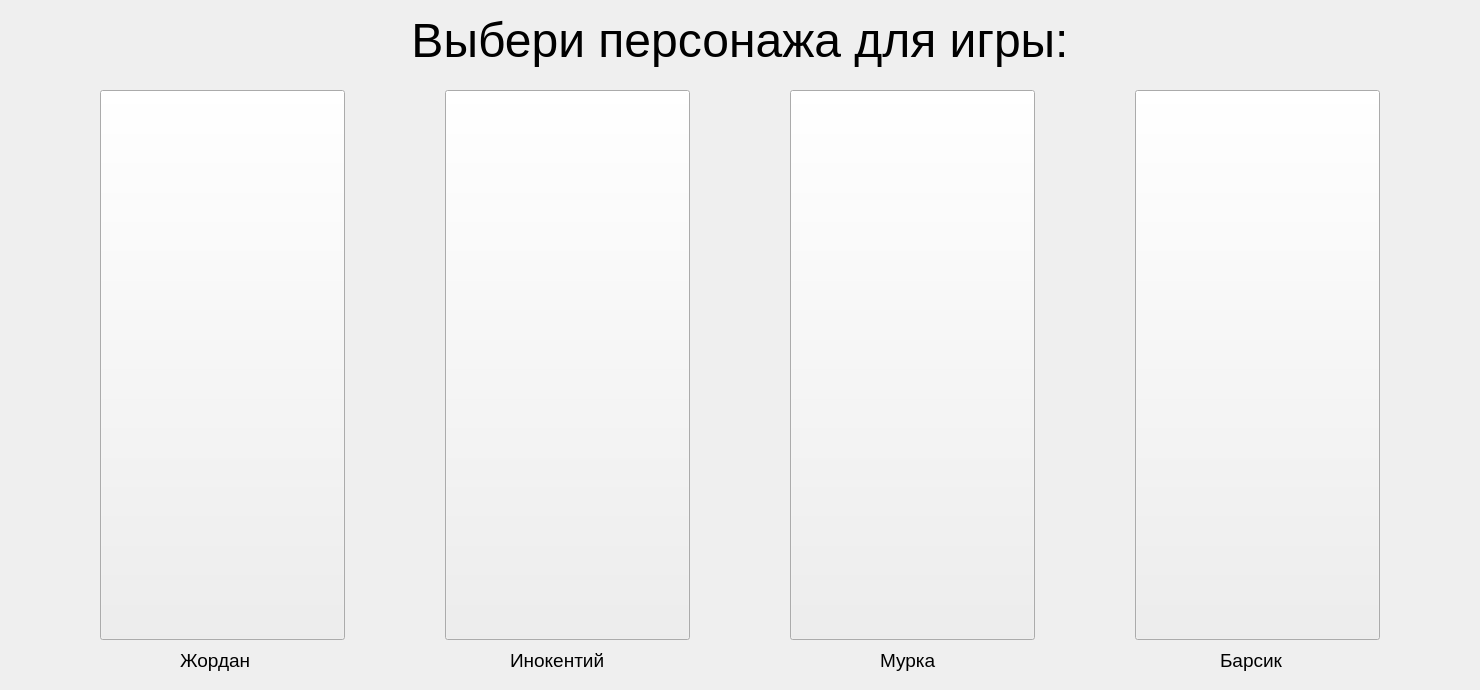
<?xml version="1.0" encoding="UTF-8"?>
<ui version="4.0">
 <class>Skin_Menu</class>
 <widget class="QWidget" name="Skin_Menu">
  <property name="geometry">
   <rect>
    <x>0</x>
    <y>0</y>
    <width>1480</width>
    <height>690</height>
   </rect>
  </property>
  <property name="windowTitle">
   <string>Form</string>
  </property>
  <widget class="QLabel" name="label">
   <property name="geometry">
    <rect>
     <x>0</x>
     <y>0</y>
     <width>1480</width>
     <height>81</height>
    </rect>
   </property>
   <property name="font">
    <font>
     <pointsize>36</pointsize>
    </font>
   </property>
   <property name="text">
    <string>Выбери персонажа для игры:</string>
   </property>
   <property name="alignment">
    <set>Qt::AlignCenter</set>
   </property>
  </widget>
  <widget class="QPushButton" name="pushButton">
   <property name="geometry">
    <rect>
     <x>100</x>
     <y>90</y>
     <width>245</width>
     <height>550</height>
    </rect>
   </property>
   <property name="text">
    <string/>
   </property>
   <property name="icon">
    <iconset resource="img.qrc">
     <normaloff>:/chars/src/graphics/static pictures/chars/pixil-frame-0 (4).png</normaloff>:/chars/src/graphics/static pictures/chars/pixil-frame-0 (4).png</iconset>
   </property>
   <property name="iconSize">
    <size>
     <width>600</width>
     <height>600</height>
    </size>
   </property>
  </widget>
  <widget class="QPushButton" name="pushButton_2">
   <property name="geometry">
    <rect>
     <x>445</x>
     <y>90</y>
     <width>245</width>
     <height>550</height>
    </rect>
   </property>
   <property name="text">
    <string/>
   </property>
   <property name="icon">
    <iconset resource="img.qrc">
     <normaloff>:/chars/src/graphics/static pictures/chars/pixil-frame-0 (5).png</normaloff>:/chars/src/graphics/static pictures/chars/pixil-frame-0 (5).png</iconset>
   </property>
   <property name="iconSize">
    <size>
     <width>600</width>
     <height>600</height>
    </size>
   </property>
  </widget>
  <widget class="QPushButton" name="pushButton_3">
   <property name="geometry">
    <rect>
     <x>790</x>
     <y>90</y>
     <width>245</width>
     <height>550</height>
    </rect>
   </property>
   <property name="text">
    <string/>
   </property>
   <property name="icon">
    <iconset resource="img.qrc">
     <normaloff>:/chars/src/graphics/static pictures/chars/pixil-frame-0 (6).png</normaloff>:/chars/src/graphics/static pictures/chars/pixil-frame-0 (6).png</iconset>
   </property>
   <property name="iconSize">
    <size>
     <width>600</width>
     <height>600</height>
    </size>
   </property>
  </widget>
  <widget class="QPushButton" name="pushButton_4">
   <property name="geometry">
    <rect>
     <x>1135</x>
     <y>90</y>
     <width>245</width>
     <height>550</height>
    </rect>
   </property>
   <property name="text">
    <string/>
   </property>
   <property name="icon">
    <iconset resource="img.qrc">
     <normaloff>:/chars/src/graphics/static pictures/chars/pixil-frame-0 (7).png</normaloff>:/chars/src/graphics/static pictures/chars/pixil-frame-0 (7).png</iconset>
   </property>
   <property name="iconSize">
    <size>
     <width>600</width>
     <height>600</height>
    </size>
   </property>
  </widget>
  <widget class="QLabel" name="label_2">
   <property name="geometry">
    <rect>
     <x>180</x>
     <y>640</y>
     <width>91</width>
     <height>41</height>
    </rect>
   </property>
   <property name="font">
    <font>
     <pointsize>14</pointsize>
    </font>
   </property>
   <property name="text">
    <string>Жордан</string>
   </property>
  </widget>
  <widget class="QLabel" name="label_3">
   <property name="geometry">
    <rect>
     <x>510</x>
     <y>640</y>
     <width>121</width>
     <height>41</height>
    </rect>
   </property>
   <property name="font">
    <font>
     <pointsize>14</pointsize>
    </font>
   </property>
   <property name="text">
    <string>Инокентий</string>
   </property>
  </widget>
  <widget class="QLabel" name="label_4">
   <property name="geometry">
    <rect>
     <x>880</x>
     <y>640</y>
     <width>91</width>
     <height>41</height>
    </rect>
   </property>
   <property name="font">
    <font>
     <pointsize>14</pointsize>
    </font>
   </property>
   <property name="text">
    <string>Мурка</string>
   </property>
  </widget>
  <widget class="QLabel" name="label_5">
   <property name="geometry">
    <rect>
     <x>1220</x>
     <y>640</y>
     <width>91</width>
     <height>41</height>
    </rect>
   </property>
   <property name="font">
    <font>
     <pointsize>14</pointsize>
    </font>
   </property>
   <property name="text">
    <string>Барсик</string>
   </property>
  </widget>
 </widget>
 <resources>
  <include location="img.qrc"/>
 </resources>
 <connections/>
</ui>
